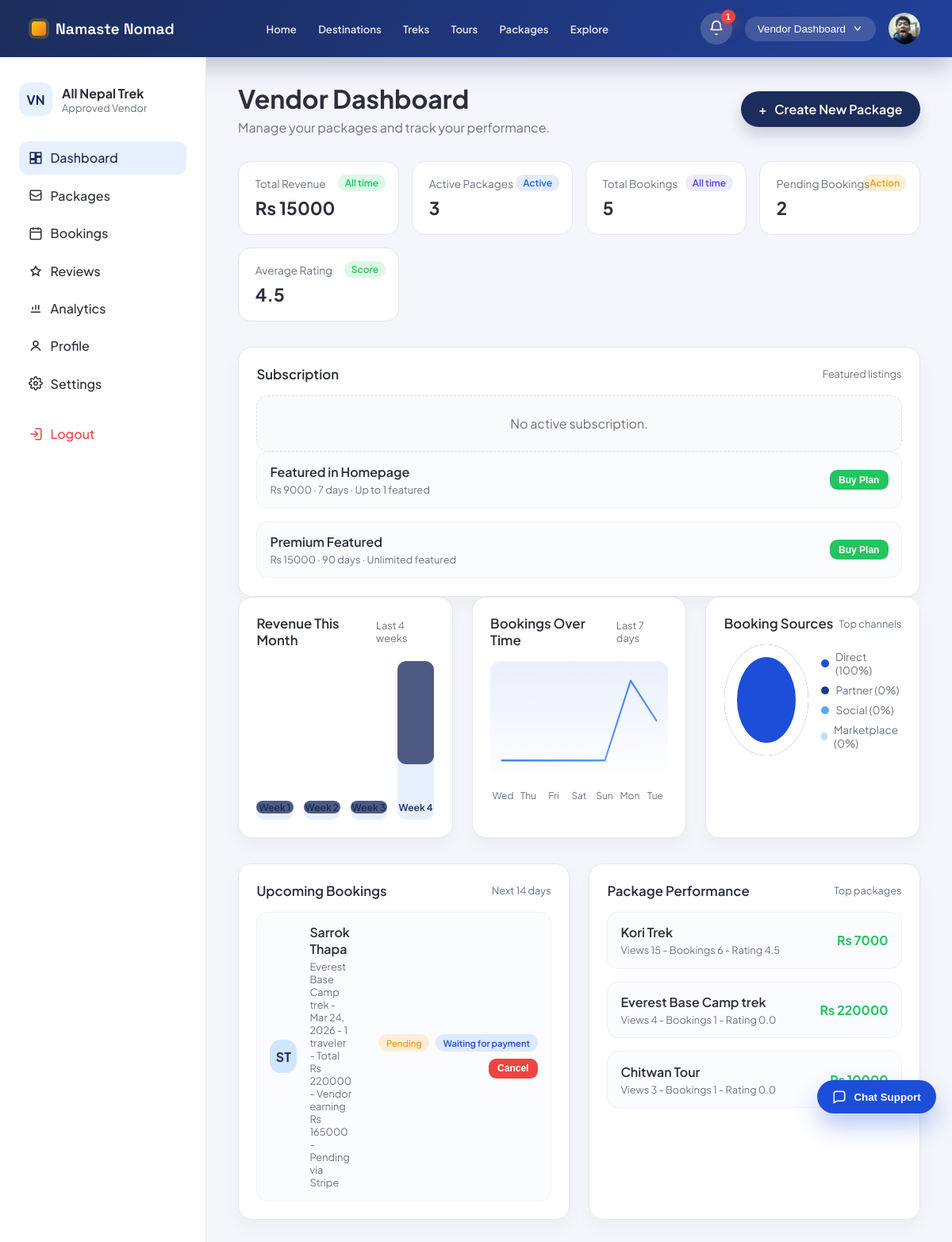
The page /accounts/vendor/dashboard/ (signed in) on the database as committed earlier.
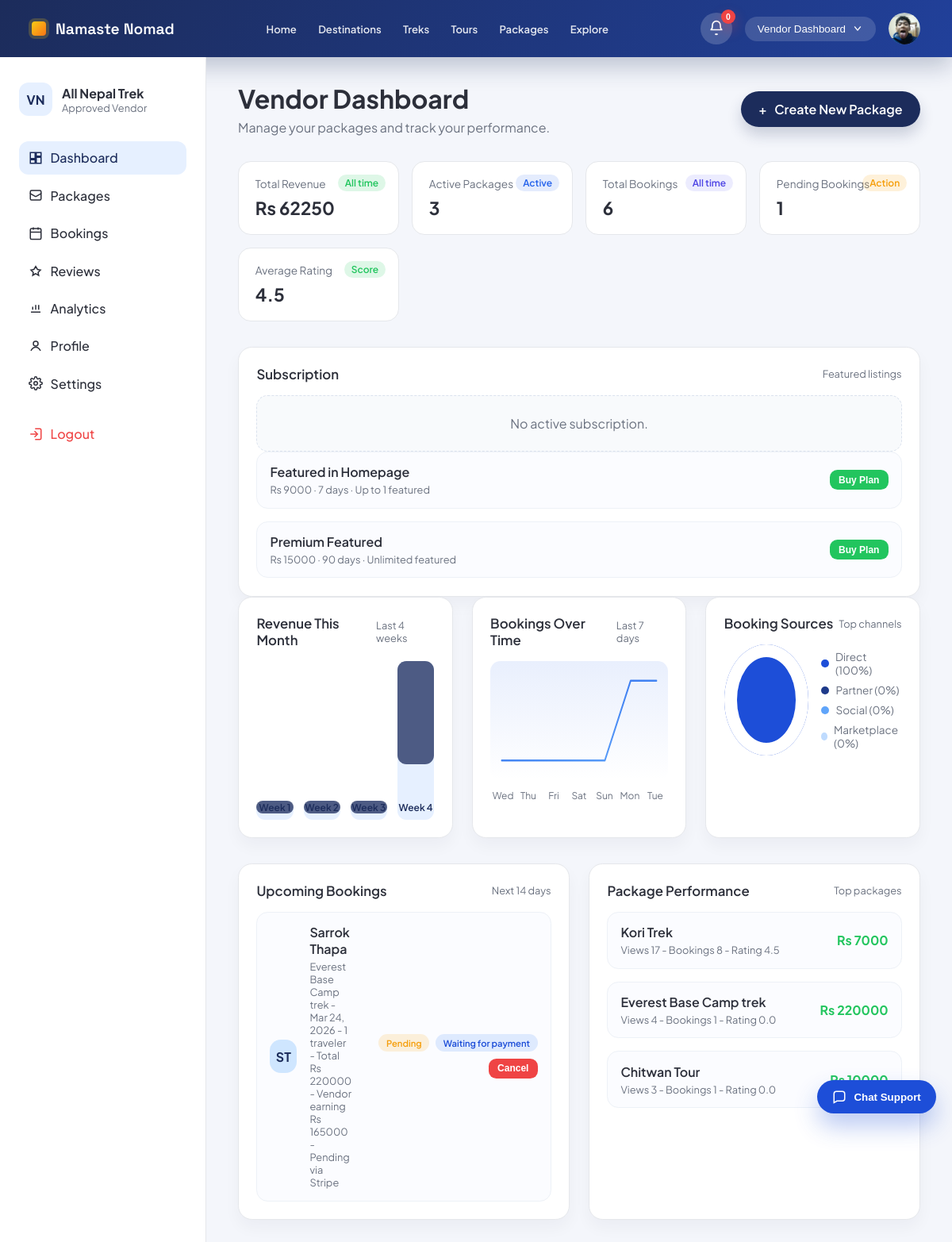
The same page on the database as committed later.
### core/models.py (models this page shows, shortened)
class Package(models.Model):
    DIFFICULTY_CHOICES = (
        ('easy', 'Easy'),
        ('moderate', 'Moderate'),
        ('challenging', 'Challenging'),
        ('expedition', 'Expedition'),
    )
    CATEGORY_TREK = 'TREK'
    CATEGORY_TOUR = 'TOUR'
    CATEGORY_CHOICES = (
        (CATEGORY_TREK, 'Trek'),
        (CATEGORY_TOUR, 'Tour'),
    )
    vendor = models.ForeignKey(
        settings.AUTH_USER_MODEL,
        on_delete=models.CASCADE,
        related_name='vendor_packages',
    )
    title = models.CharField(max_length=200)
    category = models.CharField(max_length=10, choices=CATEGORY_CHOICES, default=CATEGORY_TREK)
    location = models.CharField(max_length=120, blank=True)
    location_name = models.CharField(max_length=255, blank=True)
    latitude = models.FloatField(blank=True, null=True)
    longitude = models.FloatField(blank=True, null=True)
    description = models.TextField(blank=True)
    itinerary = models.TextField(blank=True)
    inclusions = models.TextField(blank=True)
    exclusions = models.TextField(blank=True)
    duration_days = models.PositiveSmallIntegerField(blank=True, null=True)
    difficulty = models.CharField(max_length=20, choices=DIFFICULTY_CHOICES, blank=True)
    group_size = models.PositiveSmallIntegerField(blank=True, null=True)
    available_slots = models.PositiveIntegerField(default=10)
    available_from = models.DateField(blank=True, null=True)
    available_until = models.DateField(blank=True, null=True)
    best_season = models.CharField(max_length=100, blank=True)
    image_url = models.URLField(blank=True)
    has_guide = models.BooleanField(default=False)
    includes_meals = models.BooleanField(default=False)
    includes_accommodation = models.BooleanField(default=False)
    includes_transport = models.BooleanField(default=False)
    includes_permits = models.BooleanField(default=False)
    price = models.DecimalField(
        max_digits=10,
        decimal_places=2,
        validators=[MinValueValidator(0)],
    )
    is_active = models.BooleanField(default=True)
    is_featured = models.BooleanField(default=False)
    views_count = models.PositiveIntegerField(default=0)
    created_at = models.DateTimeField(auto_now_add=True)

### accounts/views.py (the view)
# urls.py: path('vendor/dashboard/', views.vendor_dashboard, name='vendor_dashboard'),
@never_cache
@login_required(login_url='vendor_login')
def vendor_dashboard(request):
    if not _ensure_vendor(request):
        return redirect('vendor_login')
    vendor_profile = _get_vendor_profile(request.user)
    vendor_packages = Package.objects.filter(vendor=request.user)
    vendor_bookings = Booking.objects.filter(package__vendor=request.user)
    active_subscription = _get_active_subscription(request.user)
    featured_count = vendor_packages.filter(is_featured=True).count()
    featured_limit = active_subscription.max_featured_packages if active_subscription else None
    subscription_plans = VendorSubscriptionPlan.objects.filter(is_active=True).order_by('price', 'duration_days')
    total_revenue = vendor_bookings.filter(status='confirmed').aggregate(
        total=Sum('vendor_amount')
    )['total'] or 0
    active_packages = vendor_packages.filter(is_active=True).count()
    total_bookings = vendor_bookings.count()
    pending_bookings = vendor_bookings.filter(status='pending').count()
    average_rating = Review.objects.filter(package__vendor=request.user).aggregate(
        avg=Avg('rating')
    )['avg'] or 0
    today = timezone.now().date()
    weekly_revenue = []
    max_revenue = 0
    end = today
    periods = []
    for _ in range(4):
        start = end - timedelta(days=6)
        periods.append((start, end))
        end = start - timedelta(days=1)
    periods.reverse()
    for index, (start, end) in enumerate(periods, start=1):
        total = vendor_bookings.filter(
            status='confirmed',
            created_at__date__range=(start, end),
        ).aggregate(total=Sum('vendor_amount'))['total'] or 0
        total_value = float(total)
        max_revenue = max(max_revenue, total_value)
        weekly_revenue.append({
            'label': f'Week {index}',
            'value': total_value,
        })
    for entry in weekly_revenue:
        if max_revenue == 0:
            entry['percent'] = 12
        else:
            entry['percent'] = max(12, int((entry['value'] / max_revenue) * 100))
    daily_counts = []
    for i in range(6, -1, -1):
        day = today - timedelta(days=i)
        count = vendor_bookings.filter(created_at__date=day).count()
        daily_counts.append({
            'label': day.strftime('%a'),
            'value': count,
        })
    values = [item['value'] for item in daily_counts]
    max_value = max(values) if values else 0
    min_value = min(values) if values else 0
    width = 320
    height = 160
    padding_x = 10
    padding_y = 20
    step = (width - padding_x * 2) / max(len(values) - 1, 1)
    line_points = []
    for idx, value in enumerate(values):
        x = padding_x + idx * step
        if max_value == min_value:
            y = height / 2
        else:
            ratio = (value - min_value) / (max_value - min_value)
            y = height - padding_y - ratio * (height - padding_y * 2)
        line_points.append(f"{x:.0f},{y:.0f}")
    line_points_str = " ".join(line_points)
    source_totals = {key: 0 for key, _ in Booking.SOURCE_CHOICES}
    for row in vendor_bookings.values('source').annotate(count=Count('id')):
        source_totals[row['source']] = row['count']
    total_sources = sum(source_totals.values())
    source_order = ['direct', 'partner', 'social', 'marketplace']
    source_labels = dict(Booking.SOURCE_CHOICES)
    source_colors = {
        'direct': '#1d4ed8',
        'partner': '#1e3a8a',
        'social': '#60a5fa',
        'marketplace': '#bfdbfe',
    }
    source_breakdown = []
    current = 0
    segments = []
    for source in source_order:
        count = source_totals.get(source, 0)
        percent = (count / total_sources * 100) if total_sources else 0
        source_breakdown.append({
            'key': source,
            'label': source_labels.get(source, source.title()),
            'count': count,
            'percent': round(percent),
            'color': source_colors[source],
        })
        if percent > 0:
            next_point = current + percent
            segments.append(f"{source_colors[source]} {current:.1f}% {next_point:.1f}%")
            current = next_point
    if not segments:
        pie_gradient = "conic-gradient(#e5e7eb 0 100%)"
    else:
        if current < 100:
            segments.append(f"#e5e7eb {current:.1f}% 100%")
        pie_gradient = f"conic-gradient({', '.join(segments)})"
    upcoming_bookings = vendor_bookings.filter(
        travel_date__gte=today,
        travel_date__lte=today + timedelta(days=14),
    ).exclude(status='cancelled').order_by('travel_date')[:3]
    package_performance = vendor_packages.annotate(
        booking_count=Count('bookings'),
        avg_rating=Avg('reviews__rating'),
    ).order_by('-booking_count', '-views_count')[:3]
    return render(request, 'accounts/vendor_dashboard.html', {
        'vendor_profile': vendor_profile,
        'active_page': 'dashboard',
        'stats': {
            'total_revenue': float(total_revenue),
            'active_packages': active_packages,
            'total_bookings': total_bookings,
            'pending_bookings': pending_bookings,
            'average_rating': round(average_rating or 0, 1),
        },
        'active_subscription': active_subscription,
        'featured_count': featured_count,
        'featured_limit': featured_limit,
        'subscription_plans': subscription_plans,
        'weekly_revenue': weekly_revenue,
        'line_points': line_points_str,
        'daily_counts': daily_counts,
        'pie_gradient': pie_gradient,
        'source_breakdown': source_breakdown,
        'upcoming_bookings': upcoming_bookings,
        'package_performance': package_performance,
    })

### accounts/context_processors.py (called while the page is built)
def _safe_related(instance, relation_name):
    try:
        return getattr(instance, relation_name)
    except ObjectDoesNotExist:
        return None

def _display_name(user):
    full_name = user.get_full_name().strip()
    return full_name or user.username or user.email or 'Account'

def _avatar_url(user, user_type):
    if user_type == 'traveler':
        profile = _safe_related(user, 'traveler_profile')
        if profile and profile.avatar:
            return profile.avatar.url
    elif user_type == 'vendor':
        profile = _safe_related(user, 'vendor_profile')
        if profile and profile.logo:
            return profile.logo.url
    elif user_type == 'admin':
        profile = _safe_related(user, 'admin_profile')
        if profile and profile.avatar:
            return profile.avatar.url
    return ''

def _dashboard_url(user_type):
    if user_type == 'traveler':
        return reverse('traveler_home')
    if user_type == 'vendor':
        return reverse('vendor_dashboard')
    if user_type == 'admin':
        return reverse('admin_dashboard')
    return reverse('home')

### accounts/views.py (called while the page is built)
def _get_active_subscription(vendor):
    return VendorSubscription.active_for_vendor(vendor)

### accounts/templates/accounts/vendor_dashboard.html (shortened to what the changed rows need)
{% extends "accounts/vendor_base.html" %}
{% block content %}
<section class="hero">
    <div>
        <h1>Vendor Dashboard</h1>
    </div>
</section>
<section class="stats-grid">
    <div class="stat-card">
        <div class="stat-title">Total Revenue</div>
        <div class="stat-value">Rs {{ stats.total_revenue|floatformat:0 }}</div>
        <span class="stat-chip green">All time</span>
    </div>
    <div class="stat-card">
        <div class="stat-title">Total Bookings</div>
        <div class="stat-value">{{ stats.total_bookings }}</div>
        <span class="stat-chip purple">All time</span>
    </div>
    <div class="stat-card">
        <div class="stat-title">Pending Bookings</div>
        <div class="stat-value">{{ stats.pending_bookings }}</div>
        <span class="stat-chip amber">Action</span>
    </div>
</section>
<section class="cards-grid">
    <div class="card chart-card">
        <div class="line-chart">
            <svg viewBox="0 0 320 160" preserveAspectRatio="none" aria-hidden="true">
                <polyline points="{{ line_points }}"
                          fill="none" stroke="url(#lineGradient)" stroke-width="3" stroke-linecap="round" stroke-linejoin="round"/>
                <defs>
                    <linearGradient id="lineGradient" x1="0" x2="1" y1="0" y2="1">
                        <stop offset="0%" stop-color="#2563eb"/>
                        <stop offset="100%" stop-color="#60a5fa"/>
                    </linearGradient>
                </defs>
            </svg>
            <div class="chart-labels">
                {% for day in daily_counts %}
                    <span>{{ day.label }}</span>
                {% endfor %}
            </div>
        </div>
    </div>
</section>
<section class="cards-grid split">
    <div class="card list-card">
        <div class="package-list">
            {% if package_performance %}
                {% for package in package_performance %}
                    <div class="package-item">
                        <div>
                            <div class="package-name">{{ package.title }}</div>
                            <div class="package-meta">
                                Views {{ package.views_count }} - Bookings {{ package.booking_count }} - Rating {{ package.avg_rating|default:0|floatformat:1 }}
                            </div>
                        </div>
                        <div class="package-revenue">Rs {{ package.price|floatformat:0 }}</div>
                    </div>
                {% endfor %}
            {% else %}
                <div class="empty-state">No packages added yet.</div>
            {% endif %}
        </div>
    </div>
</section>
{% endblock %}

Rows that differ between the two databases and show on the page:
changed Package "Kori Trek": views_count "15" → "17"; booking_count "6" → "8"
Other text that changed with them:
{{ notifications_unread_count|default:0 }}: "1" → "0"
{{ stats.total_revenue|floatformat:0 }}: "15000" → "62250"
{{ stats.total_bookings }}: "5" → "6"
{{ stats.pending_bookings }}: "2" → "1"
